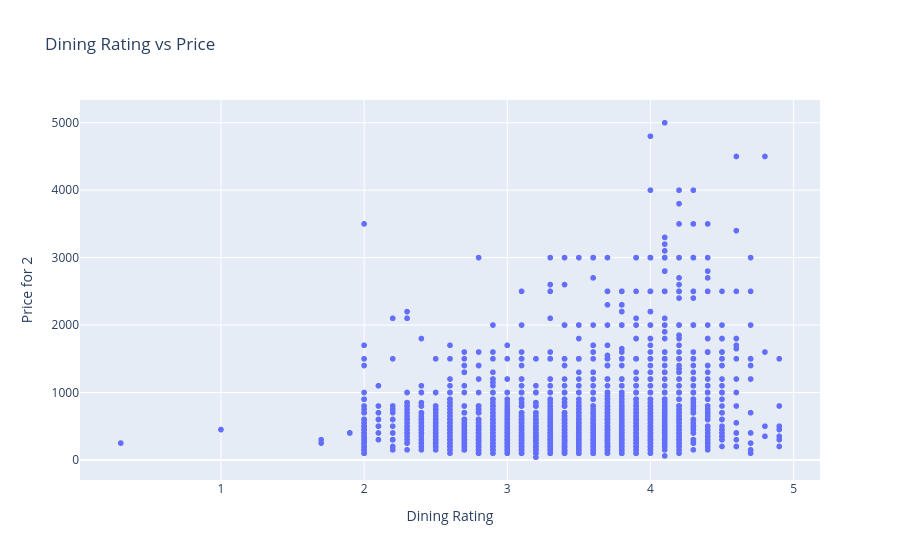

Notebook source saved alongside this figure:
### Markdown cell above
<h1 style="color:#FF5733; font-size:35px;">14. Price vs Dining Rating</h1>

### Code cell
fig = px.scatter(
    dataset_Chennai[dataset_Chennai["Dining Rating"] > 0],
    x="Dining Rating",
    y="Price for 2",
    title="Dining Rating vs Price"
)

fig.show()

### Figure 1 — Plotly figure (JSON) as saved in the notebook; plotly's stock layout.template omitted (floating-point values rounded to 4 significant figures; data arrays with more than 128 entries replaced by an {"elided": "..."} marker saying what was removed)
{"data": [{"hovertemplate": "Dining Rating=%{x}<br>Price for 2=%{y}<extra></extra>", "legendgroup": "", "marker": {"color": "#636efa", "symbol": "circle"}, "mode": "markers", "name": "", "showlegend": false, "type": "scattergl", "x": {"elided": "6681 float values"}, "xaxis": "x", "y": {"elided": "6681 float values"}, "yaxis": "y"}], "layout": {"legend": {"tracegroupgap": 0}, "title": {"text": "Dining Rating vs Price"}, "xaxis": {"anchor": "y", "domain": [0, 1], "title": {"text": "Dining Rating"}}, "yaxis": {"anchor": "x", "domain": [0, 1], "title": {"text": "Price for 2"}}}}
